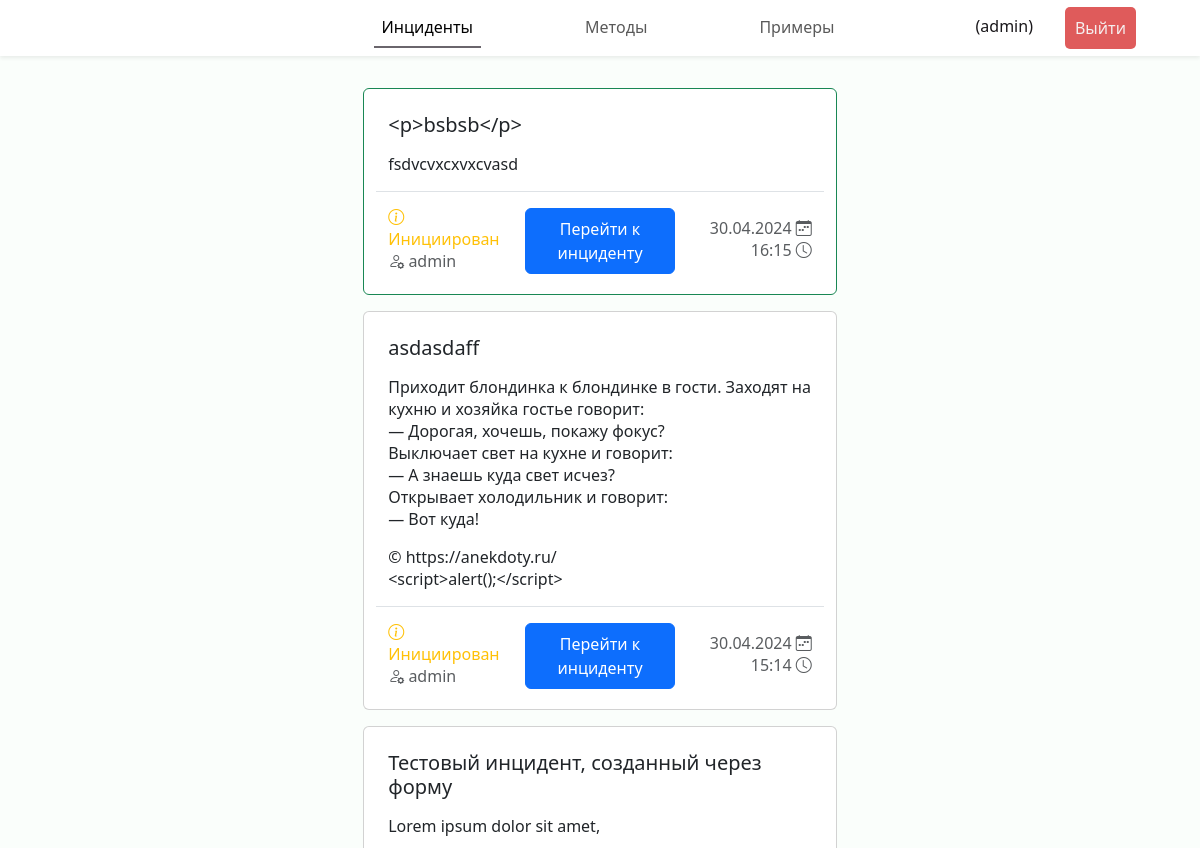
The app's page /incidents (signed in, upper part), older data.
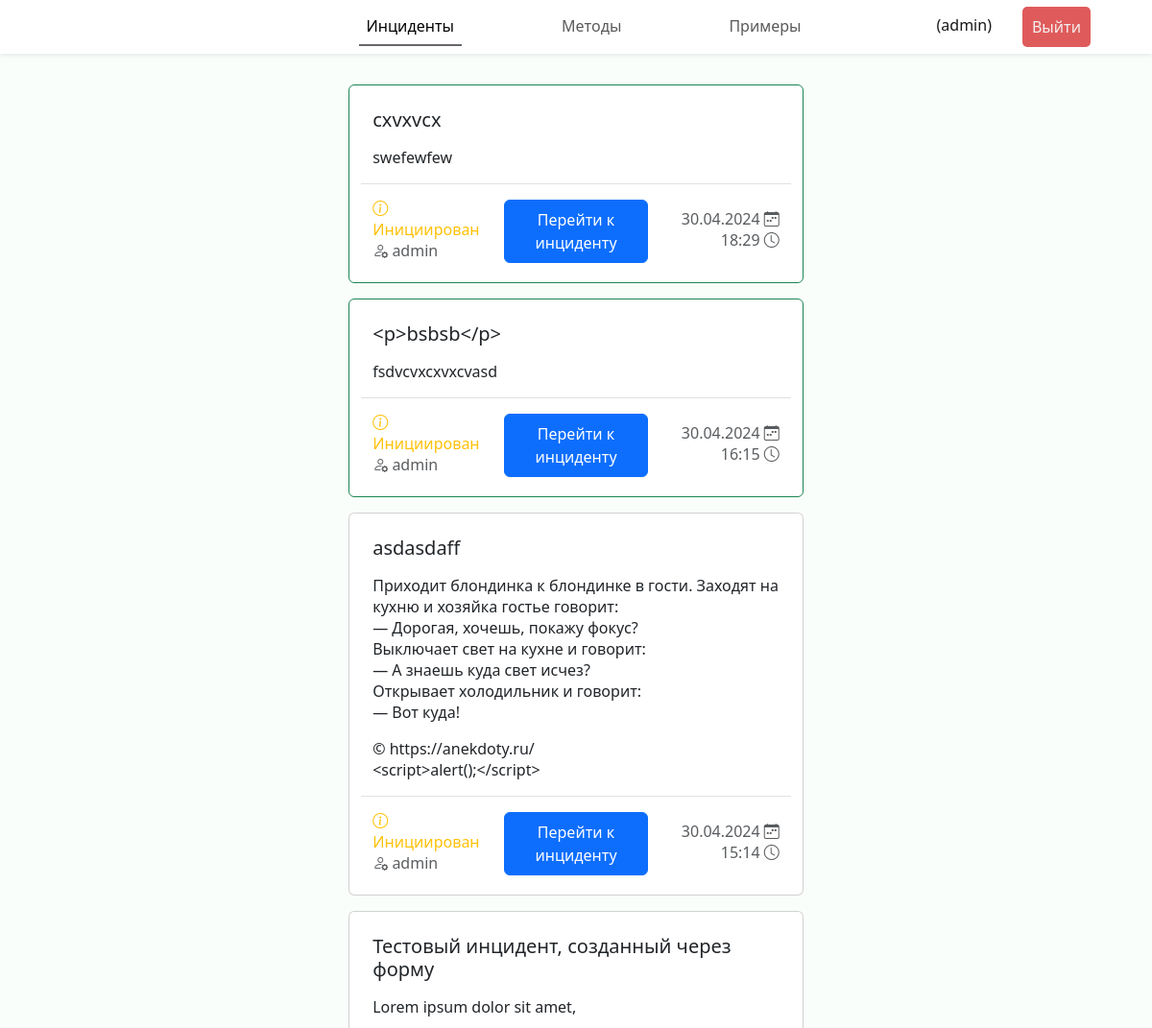
The same page, newer data.
### incidents/models.py (models this page shows, shortened)
class Incident(models.Model):
    name = models.CharField("Название", max_length=100)
    description = models.TextField("Описание")
    created_at = models.DateTimeField("Создан")
    results = models.JSONField("Результаты", null=True, blank=True)
    creator = models.ForeignKey(Expert, verbose_name="Инициатор", on_delete=models.CASCADE,
                                related_name="authored_incidents")
    status = models.ForeignKey(Status, verbose_name="Статус", on_delete=models.CASCADE)
    basises = models.ManyToManyField(Basis, through="IncidentBasis")
    criteries = models.ManyToManyField(Critery, through="IncidentCritery")
    strategies = models.ManyToManyField(Strategy, through="IncidentStrategy")
    experts = models.ManyToManyField(Expert, through="IncidentExpert")
    class Meta:
        verbose_name = "Инцидент"
        verbose_name_plural = "Инциденты"

class Status(models.Model):
    name = models.CharField("Наименование", max_length=100)
    def __str__(self) -> str:
        return self.name
    class Meta:
        verbose_name = "Статус"
        verbose_name_plural = "Статусы"

class Expert(models.Model):
    user = models.OneToOneField(User, verbose_name="Пользователь", on_delete=models.CASCADE)
    class Meta:
        verbose_name = "Эксперт"
        verbose_name_plural = "Эксперты"

### incidents/views.py (the view)
# urls.py: path("incidents", views.incidents_list, name="incidents"),
@login_required(login_url='login')
def incidents_list(request) -> HttpResponse:
    incidents = Incident.objects.all().annotate(
        is_expert=Count(Case(When(experts__user=request.user, then=1)))
    ).order_by('-is_expert', 'status', '-created_at')
    return render(request, "incidents/incidents.html", {"incidents": incidents})

### incidents/templates/incidents/incidents.html (shortened to what this page needs)
{% extends 'incidents/base.html' %}
{% load static %}
{% block links %}
<link rel="stylesheet" href="{% static 'incidents/css/style.css' %}">
{% endblock %}
{% block header %}
<header class="header fixed-top shadow-sm d-flex">
    <nav class="navbar navbar-expand-lg w-100">
        <div class="collapse navbar-collapse justify-content-center" id="navbarNav">
        <ul class="navbar-nav ">
            <li class="nav-item px-5"><a class="nav-link active" href="{% url 'incidents' %}">Инциденты</a></li>
            <li class="nav-item px-5"><a class="nav-link" href="{% url 'methods' %}">Методы</a></li>
            <li class="nav-item px-5"><a class="nav-link" href="{% url 'examples' %}">Примеры</a></li>
        </ul>
        </div>
        <ul class="navbar-nav position-fixed end-0 me-5 align-items-center">
            <li class="nav-item px-3 text-end mb-1">
                <div class="username">({{ request.user.get_username }})</div>
            </li>
            <li class="nav-item px-3">
                <form action="{% url 'logout' %}" method="POST">
                    <button class="logout-btn" type="submit">Выйти</button>
                </form>
            </li>
          </ul>
    </nav>
</header>
{% endblock %}
{% block content %}
<div class="cards d-flex p-2 flex-column align-items-center">
    {% for incident in incidents %}
    <div class="card mb-3 {% if incident.is_expert == 1 %}border-success{% endif %}">
        <div class="card-body m-2 mb-1">
          <h5 class="card-title">{{ incident.name|truncatechars:120 }}</h5>
          <p class="card-text">{{ incident.description|linebreaks|truncatechars:360 }}</p>
          <div class="row justify-content-between align-items-center pt-3 border-top">
            <div class="col">
                <p class="card-subtitle text-warning mb-1"><i class="bi bi-info-circle"></i> {{ incident.status }}</p>
                <p class="card-subtitle text-muted"><i class="bi bi-person-gear"></i> {{ incident.creator.user.get_username  }}</p>
            </div>
            <a href="{% url 'incident' incident.id %}" class="col-4 btn btn-primary px-3 py-2">Перейти к инциденту</a>
            <div class="col">
                <p class="card-subtitle text-muted text-end mb-1">{{ incident.created_at|date:'d.m.Y' }} <i class="bi bi-calendar-week"></i></p>
                <p class="card-subtitle text-muted text-end">{{ incident.created_at|time }} <i class="bi bi-clock"></i></p>
            </div>
          </div>
        </div>
      </div>
    {% endfor %}
</div>
{% endblock %}

Row changes from the older to the newer data that the page shows:
added Incident: name "cxvxvcx", description "swefewfew", status "Инициирован", creator.user.get_username "admin", created_at "30.04.2024", created_at "18:29"
